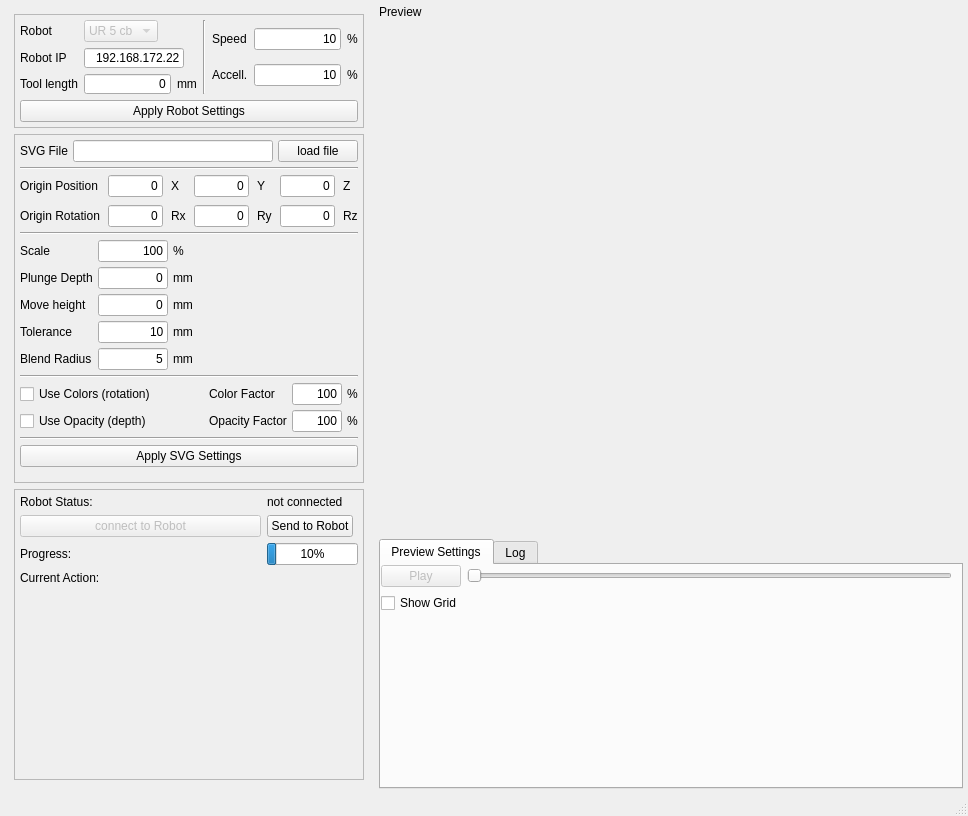
<?xml version="1.0" encoding="UTF-8"?>
<ui version="4.0">
 <class>MainWindow</class>
 <widget class="QMainWindow" name="MainWindow">
  <property name="geometry">
   <rect>
    <x>0</x>
    <y>0</y>
    <width>968</width>
    <height>816</height>
   </rect>
  </property>
  <property name="windowTitle">
   <string>MainWindow</string>
  </property>
  <property name="documentMode">
   <bool>false</bool>
  </property>
  <widget class="QWidget" name="centralwidget">
   <layout class="QHBoxLayout" name="horizontalLayout">
    <property name="leftMargin">
     <number>5</number>
    </property>
    <property name="topMargin">
     <number>5</number>
    </property>
    <property name="rightMargin">
     <number>5</number>
    </property>
    <property name="bottomMargin">
     <number>5</number>
    </property>
    <item>
     <widget class="QWidget" name="widget" native="true">
      <property name="sizePolicy">
       <sizepolicy hsizetype="Minimum" vsizetype="Minimum">
        <horstretch>0</horstretch>
        <verstretch>0</verstretch>
       </sizepolicy>
      </property>
      <layout class="QVBoxLayout" name="verticalLayout_7">
       <item>
        <widget class="QFrame" name="frame">
         <property name="sizePolicy">
          <sizepolicy hsizetype="Maximum" vsizetype="Maximum">
           <horstretch>0</horstretch>
           <verstretch>0</verstretch>
          </sizepolicy>
         </property>
         <property name="minimumSize">
          <size>
           <width>200</width>
           <height>80</height>
          </size>
         </property>
         <property name="maximumSize">
          <size>
           <width>350</width>
           <height>140</height>
          </size>
         </property>
         <property name="frameShape">
          <enum>QFrame::StyledPanel</enum>
         </property>
         <property name="frameShadow">
          <enum>QFrame::Raised</enum>
         </property>
         <layout class="QGridLayout" name="gridLayout_3">
          <property name="leftMargin">
           <number>5</number>
          </property>
          <property name="topMargin">
           <number>5</number>
          </property>
          <property name="rightMargin">
           <number>5</number>
          </property>
          <property name="bottomMargin">
           <number>5</number>
          </property>
          <item row="0" column="0">
           <layout class="QGridLayout" name="gridLayout_2">
            <item row="2" column="1">
             <layout class="QHBoxLayout" name="horizontalLayout_2">
              <item>
               <widget class="QLineEdit" name="valToolLength">
                <property name="maximumSize">
                 <size>
                  <width>16777215</width>
                  <height>20</height>
                 </size>
                </property>
                <property name="text">
                 <string>0</string>
                </property>
                <property name="alignment">
                 <set>Qt::AlignRight|Qt::AlignTrailing|Qt::AlignVCenter</set>
                </property>
               </widget>
              </item>
              <item>
               <widget class="QLabel" name="label_31">
                <property name="text">
                 <string>mm</string>
                </property>
               </widget>
              </item>
             </layout>
            </item>
            <item row="1" column="0">
             <widget class="QLabel" name="label_2">
              <property name="text">
               <string>Robot IP</string>
              </property>
             </widget>
            </item>
            <item row="0" column="1">
             <widget class="QComboBox" name="comboBox">
              <property name="enabled">
               <bool>false</bool>
              </property>
              <property name="sizePolicy">
               <sizepolicy hsizetype="Fixed" vsizetype="Fixed">
                <horstretch>0</horstretch>
                <verstretch>0</verstretch>
               </sizepolicy>
              </property>
              <item>
               <property name="text">
                <string>UR 5 cb</string>
               </property>
              </item>
             </widget>
            </item>
            <item row="0" column="0">
             <widget class="QLabel" name="label">
              <property name="text">
               <string>Robot </string>
              </property>
             </widget>
            </item>
            <item row="2" column="0">
             <widget class="QLabel" name="label_3">
              <property name="sizePolicy">
               <sizepolicy hsizetype="Maximum" vsizetype="Preferred">
                <horstretch>0</horstretch>
                <verstretch>0</verstretch>
               </sizepolicy>
              </property>
              <property name="text">
               <string>Tool length</string>
              </property>
             </widget>
            </item>
            <item row="1" column="1">
             <widget class="QLineEdit" name="valRobotIP">
              <property name="sizePolicy">
               <sizepolicy hsizetype="Fixed" vsizetype="Fixed">
                <horstretch>0</horstretch>
                <verstretch>0</verstretch>
               </sizepolicy>
              </property>
              <property name="maximumSize">
               <size>
                <width>100</width>
                <height>20</height>
               </size>
              </property>
              <property name="inputMethodHints">
               <set>Qt::ImhDigitsOnly</set>
              </property>
              <property name="text">
               <string>192.168.172.22</string>
              </property>
              <property name="alignment">
               <set>Qt::AlignRight|Qt::AlignTrailing|Qt::AlignVCenter</set>
              </property>
             </widget>
            </item>
           </layout>
          </item>
          <item row="0" column="2">
           <layout class="QGridLayout" name="gridLayout_5">
            <item row="1" column="1">
             <widget class="QLineEdit" name="valAccell">
              <property name="text">
               <string>10</string>
              </property>
              <property name="alignment">
               <set>Qt::AlignRight|Qt::AlignTrailing|Qt::AlignVCenter</set>
              </property>
             </widget>
            </item>
            <item row="0" column="0">
             <widget class="QLabel" name="label_28">
              <property name="text">
               <string>Speed</string>
              </property>
             </widget>
            </item>
            <item row="1" column="0">
             <widget class="QLabel" name="label_29">
              <property name="text">
               <string>Accell.</string>
              </property>
             </widget>
            </item>
            <item row="0" column="1">
             <widget class="QLineEdit" name="valSpeed">
              <property name="text">
               <string>10</string>
              </property>
              <property name="alignment">
               <set>Qt::AlignRight|Qt::AlignTrailing|Qt::AlignVCenter</set>
              </property>
             </widget>
            </item>
            <item row="0" column="2">
             <widget class="QLabel" name="label_32">
              <property name="text">
               <string>%</string>
              </property>
             </widget>
            </item>
            <item row="1" column="2">
             <widget class="QLabel" name="label_34">
              <property name="text">
               <string>%</string>
              </property>
             </widget>
            </item>
           </layout>
          </item>
          <item row="0" column="1">
           <widget class="Line" name="line_5">
            <property name="orientation">
             <enum>Qt::Vertical</enum>
            </property>
           </widget>
          </item>
          <item row="1" column="0" colspan="3">
           <widget class="QPushButton" name="btnApplyRobotSettings">
            <property name="text">
             <string>Apply Robot Settings</string>
            </property>
           </widget>
          </item>
         </layout>
        </widget>
       </item>
       <item>
        <widget class="QFrame" name="svgFileSettings">
         <property name="sizePolicy">
          <sizepolicy hsizetype="Fixed" vsizetype="Fixed">
           <horstretch>0</horstretch>
           <verstretch>20</verstretch>
          </sizepolicy>
         </property>
         <property name="minimumSize">
          <size>
           <width>350</width>
           <height>260</height>
          </size>
         </property>
         <property name="maximumSize">
          <size>
           <width>350</width>
           <height>16777215</height>
          </size>
         </property>
         <property name="baseSize">
          <size>
           <width>0</width>
           <height>0</height>
          </size>
         </property>
         <property name="layoutDirection">
          <enum>Qt::LeftToRight</enum>
         </property>
         <property name="autoFillBackground">
          <bool>false</bool>
         </property>
         <property name="frameShape">
          <enum>QFrame::StyledPanel</enum>
         </property>
         <property name="frameShadow">
          <enum>QFrame::Raised</enum>
         </property>
         <layout class="QVBoxLayout" name="verticalLayout_3">
          <property name="leftMargin">
           <number>5</number>
          </property>
          <property name="topMargin">
           <number>5</number>
          </property>
          <property name="rightMargin">
           <number>5</number>
          </property>
          <property name="bottomMargin">
           <number>5</number>
          </property>
          <item>
           <layout class="QVBoxLayout" name="verticalLayout_2">
            <property name="spacing">
             <number>5</number>
            </property>
            <item>
             <layout class="QHBoxLayout" name="SVGFile" stretch="0,1,0">
              <item>
               <widget class="QLabel" name="label_5">
                <property name="sizePolicy">
                 <sizepolicy hsizetype="Preferred" vsizetype="Fixed">
                  <horstretch>0</horstretch>
                  <verstretch>0</verstretch>
                 </sizepolicy>
                </property>
                <property name="text">
                 <string>SVG File</string>
                </property>
               </widget>
              </item>
              <item>
               <widget class="QLineEdit" name="valFileName">
                <property name="minimumSize">
                 <size>
                  <width>0</width>
                  <height>22</height>
                 </size>
                </property>
               </widget>
              </item>
              <item>
               <widget class="QPushButton" name="btnSelectFile">
                <property name="whatsThis">
                 <string>&lt;html&gt;&lt;head/&gt;&lt;body&gt;&lt;p&gt;Load svg file&lt;/p&gt;&lt;/body&gt;&lt;/html&gt;</string>
                </property>
                <property name="text">
                 <string>load file</string>
                </property>
               </widget>
              </item>
             </layout>
            </item>
            <item>
             <widget class="Line" name="line_3">
              <property name="orientation">
               <enum>Qt::Horizontal</enum>
              </property>
             </widget>
            </item>
            <item>
             <layout class="QHBoxLayout" name="Origin">
              <property name="spacing">
               <number>8</number>
              </property>
              <property name="rightMargin">
               <number>0</number>
              </property>
              <item>
               <layout class="QGridLayout" name="Origin_2">
                <item row="0" column="5">
                 <widget class="QLineEdit" name="valOriginZ">
                  <property name="inputMethodHints">
                   <set>Qt::ImhDigitsOnly</set>
                  </property>
                  <property name="text">
                   <string>0</string>
                  </property>
                  <property name="alignment">
                   <set>Qt::AlignRight|Qt::AlignTrailing|Qt::AlignVCenter</set>
                  </property>
                 </widget>
                </item>
                <item row="0" column="2">
                 <widget class="QLabel" name="label_7">
                  <property name="text">
                   <string>X</string>
                  </property>
                 </widget>
                </item>
                <item row="0" column="4">
                 <widget class="QLabel" name="label_8">
                  <property name="text">
                   <string>Y</string>
                  </property>
                 </widget>
                </item>
                <item row="1" column="2">
                 <widget class="QLabel" name="label_10">
                  <property name="text">
                   <string>Rx</string>
                  </property>
                 </widget>
                </item>
                <item row="1" column="0">
                 <widget class="QLabel" name="label_13">
                  <property name="text">
                   <string>Origin Rotation</string>
                  </property>
                 </widget>
                </item>
                <item row="1" column="4">
                 <widget class="QLabel" name="label_11">
                  <property name="text">
                   <string>Ry</string>
                  </property>
                 </widget>
                </item>
                <item row="0" column="6">
                 <widget class="QLabel" name="label_9">
                  <property name="text">
                   <string>Z</string>
                  </property>
                 </widget>
                </item>
                <item row="1" column="6">
                 <widget class="QLabel" name="label_12">
                  <property name="text">
                   <string>Rz</string>
                  </property>
                 </widget>
                </item>
                <item row="0" column="1">
                 <widget class="QLineEdit" name="valOriginX">
                  <property name="inputMethodHints">
                   <set>Qt::ImhDigitsOnly</set>
                  </property>
                  <property name="text">
                   <string>0</string>
                  </property>
                  <property name="alignment">
                   <set>Qt::AlignRight|Qt::AlignTrailing|Qt::AlignVCenter</set>
                  </property>
                 </widget>
                </item>
                <item row="1" column="5">
                 <widget class="QLineEdit" name="valOriginRz">
                  <property name="inputMethodHints">
                   <set>Qt::ImhDigitsOnly</set>
                  </property>
                  <property name="text">
                   <string>0</string>
                  </property>
                  <property name="alignment">
                   <set>Qt::AlignRight|Qt::AlignTrailing|Qt::AlignVCenter</set>
                  </property>
                 </widget>
                </item>
                <item row="1" column="3">
                 <widget class="QLineEdit" name="valOriginRy">
                  <property name="inputMethodHints">
                   <set>Qt::ImhDigitsOnly</set>
                  </property>
                  <property name="text">
                   <string>0</string>
                  </property>
                  <property name="alignment">
                   <set>Qt::AlignRight|Qt::AlignTrailing|Qt::AlignVCenter</set>
                  </property>
                 </widget>
                </item>
                <item row="0" column="3">
                 <widget class="QLineEdit" name="valOriginY">
                  <property name="inputMethodHints">
                   <set>Qt::ImhDigitsOnly</set>
                  </property>
                  <property name="text">
                   <string>0</string>
                  </property>
                  <property name="alignment">
                   <set>Qt::AlignRight|Qt::AlignTrailing|Qt::AlignVCenter</set>
                  </property>
                 </widget>
                </item>
                <item row="1" column="1">
                 <widget class="QLineEdit" name="valOriginRx">
                  <property name="inputMethodHints">
                   <set>Qt::ImhDigitsOnly</set>
                  </property>
                  <property name="text">
                   <string>0</string>
                  </property>
                  <property name="alignment">
                   <set>Qt::AlignRight|Qt::AlignTrailing|Qt::AlignVCenter</set>
                  </property>
                 </widget>
                </item>
                <item row="0" column="0">
                 <widget class="QLabel" name="label_4">
                  <property name="text">
                   <string>Origin Position</string>
                  </property>
                 </widget>
                </item>
               </layout>
              </item>
             </layout>
            </item>
            <item>
             <widget class="Line" name="line">
              <property name="orientation">
               <enum>Qt::Horizontal</enum>
              </property>
             </widget>
            </item>
            <item>
             <layout class="QGridLayout" name="PlungeMoveTol">
              <item row="2" column="0">
               <widget class="QLabel" name="label_16">
                <property name="sizePolicy">
                 <sizepolicy hsizetype="Preferred" vsizetype="Minimum">
                  <horstretch>0</horstretch>
                  <verstretch>0</verstretch>
                 </sizepolicy>
                </property>
                <property name="text">
                 <string>Plunge Depth</string>
                </property>
               </widget>
              </item>
              <item row="3" column="0">
               <widget class="QLabel" name="label_14">
                <property name="sizePolicy">
                 <sizepolicy hsizetype="Preferred" vsizetype="Minimum">
                  <horstretch>0</horstretch>
                  <verstretch>0</verstretch>
                 </sizepolicy>
                </property>
                <property name="text">
                 <string>Move height</string>
                </property>
               </widget>
              </item>
              <item row="5" column="2">
               <widget class="QLabel" name="label_23">
                <property name="text">
                 <string>mm</string>
                </property>
               </widget>
              </item>
              <item row="3" column="1">
               <widget class="QLineEdit" name="valMove">
                <property name="sizePolicy">
                 <sizepolicy hsizetype="Fixed" vsizetype="Fixed">
                  <horstretch>0</horstretch>
                  <verstretch>0</verstretch>
                 </sizepolicy>
                </property>
                <property name="minimumSize">
                 <size>
                  <width>0</width>
                  <height>22</height>
                 </size>
                </property>
                <property name="maximumSize">
                 <size>
                  <width>70</width>
                  <height>16777215</height>
                 </size>
                </property>
                <property name="inputMethodHints">
                 <set>Qt::ImhDigitsOnly</set>
                </property>
                <property name="text">
                 <string>0</string>
                </property>
                <property name="alignment">
                 <set>Qt::AlignRight|Qt::AlignTrailing|Qt::AlignVCenter</set>
                </property>
               </widget>
              </item>
              <item row="2" column="1">
               <widget class="QLineEdit" name="valPlunge">
                <property name="sizePolicy">
                 <sizepolicy hsizetype="Fixed" vsizetype="Fixed">
                  <horstretch>0</horstretch>
                  <verstretch>0</verstretch>
                 </sizepolicy>
                </property>
                <property name="minimumSize">
                 <size>
                  <width>0</width>
                  <height>22</height>
                 </size>
                </property>
                <property name="maximumSize">
                 <size>
                  <width>70</width>
                  <height>16777215</height>
                 </size>
                </property>
                <property name="inputMethodHints">
                 <set>Qt::ImhDigitsOnly</set>
                </property>
                <property name="text">
                 <string>0</string>
                </property>
                <property name="alignment">
                 <set>Qt::AlignRight|Qt::AlignTrailing|Qt::AlignVCenter</set>
                </property>
               </widget>
              </item>
              <item row="5" column="0">
               <widget class="QLabel" name="label_22">
                <property name="sizePolicy">
                 <sizepolicy hsizetype="Preferred" vsizetype="Minimum">
                  <horstretch>0</horstretch>
                  <verstretch>0</verstretch>
                 </sizepolicy>
                </property>
                <property name="text">
                 <string>Tolerance</string>
                </property>
               </widget>
              </item>
              <item row="2" column="2">
               <widget class="QLabel" name="label_17">
                <property name="text">
                 <string>mm</string>
                </property>
               </widget>
              </item>
              <item row="3" column="2">
               <widget class="QLabel" name="label_15">
                <property name="text">
                 <string>mm</string>
                </property>
               </widget>
              </item>
              <item row="3" column="3">
               <spacer name="horizontalSpacer_2">
                <property name="orientation">
                 <enum>Qt::Horizontal</enum>
                </property>
                <property name="sizeHint" stdset="0">
                 <size>
                  <width>40</width>
                  <height>20</height>
                 </size>
                </property>
               </spacer>
              </item>
              <item row="5" column="1">
               <widget class="QLineEdit" name="valTolerance">
                <property name="sizePolicy">
                 <sizepolicy hsizetype="Fixed" vsizetype="Fixed">
                  <horstretch>0</horstretch>
                  <verstretch>0</verstretch>
                 </sizepolicy>
                </property>
                <property name="minimumSize">
                 <size>
                  <width>0</width>
                  <height>22</height>
                 </size>
                </property>
                <property name="maximumSize">
                 <size>
                  <width>70</width>
                  <height>16777215</height>
                 </size>
                </property>
                <property name="inputMethodHints">
                 <set>Qt::ImhDigitsOnly</set>
                </property>
                <property name="text">
                 <string>10</string>
                </property>
                <property name="alignment">
                 <set>Qt::AlignRight|Qt::AlignTrailing|Qt::AlignVCenter</set>
                </property>
               </widget>
              </item>
              <item row="6" column="0">
               <widget class="QLabel" name="label_35">
                <property name="text">
                 <string>Blend Radius</string>
                </property>
               </widget>
              </item>
              <item row="6" column="1">
               <widget class="QLineEdit" name="valBlend">
                <property name="maximumSize">
                 <size>
                  <width>70</width>
                  <height>16777215</height>
                 </size>
                </property>
                <property name="text">
                 <string>5</string>
                </property>
                <property name="alignment">
                 <set>Qt::AlignRight|Qt::AlignTrailing|Qt::AlignVCenter</set>
                </property>
               </widget>
              </item>
              <item row="6" column="2">
               <widget class="QLabel" name="label_36">
                <property name="text">
                 <string>mm</string>
                </property>
               </widget>
              </item>
              <item row="1" column="0">
               <widget class="QLabel" name="label_18">
                <property name="sizePolicy">
                 <sizepolicy hsizetype="Preferred" vsizetype="Minimum">
                  <horstretch>0</horstretch>
                  <verstretch>0</verstretch>
                 </sizepolicy>
                </property>
                <property name="text">
                 <string>Scale</string>
                </property>
               </widget>
              </item>
              <item row="1" column="1">
               <widget class="QLineEdit" name="valScale">
                <property name="sizePolicy">
                 <sizepolicy hsizetype="Fixed" vsizetype="Fixed">
                  <horstretch>0</horstretch>
                  <verstretch>0</verstretch>
                 </sizepolicy>
                </property>
                <property name="minimumSize">
                 <size>
                  <width>0</width>
                  <height>22</height>
                 </size>
                </property>
                <property name="maximumSize">
                 <size>
                  <width>70</width>
                  <height>16777215</height>
                 </size>
                </property>
                <property name="inputMethodHints">
                 <set>Qt::ImhDigitsOnly</set>
                </property>
                <property name="text">
                 <string>100</string>
                </property>
                <property name="alignment">
                 <set>Qt::AlignRight|Qt::AlignTrailing|Qt::AlignVCenter</set>
                </property>
               </widget>
              </item>
              <item row="1" column="2">
               <widget class="QLabel" name="label_21">
                <property name="text">
                 <string>%</string>
                </property>
               </widget>
              </item>
             </layout>
            </item>
            <item>
             <widget class="Line" name="line_2">
              <property name="orientation">
               <enum>Qt::Horizontal</enum>
              </property>
             </widget>
            </item>
            <item>
             <layout class="QGridLayout" name="ColOpa">
              <item row="1" column="2">
               <widget class="QLabel" name="label_25">
                <property name="text">
                 <string>Opacity Factor</string>
                </property>
               </widget>
              </item>
              <item row="0" column="3">
               <widget class="QLineEdit" name="valColorFactor">
                <property name="minimumSize">
                 <size>
                  <width>0</width>
                  <height>22</height>
                 </size>
                </property>
                <property name="maximumSize">
                 <size>
                  <width>50</width>
                  <height>16777215</height>
                 </size>
                </property>
                <property name="inputMethodHints">
                 <set>Qt::ImhDigitsOnly</set>
                </property>
                <property name="text">
                 <string>100</string>
                </property>
                <property name="alignment">
                 <set>Qt::AlignRight|Qt::AlignTrailing|Qt::AlignVCenter</set>
                </property>
               </widget>
              </item>
              <item row="0" column="0">
               <widget class="QCheckBox" name="checkUseColor">
                <property name="text">
                 <string>Use Colors (rotation)</string>
                </property>
               </widget>
              </item>
              <item row="1" column="3">
               <widget class="QLineEdit" name="valOpacityFactor">
                <property name="sizePolicy">
                 <sizepolicy hsizetype="Minimum" vsizetype="Fixed">
                  <horstretch>0</horstretch>
                  <verstretch>0</verstretch>
                 </sizepolicy>
                </property>
                <property name="minimumSize">
                 <size>
                  <width>50</width>
                  <height>22</height>
                 </size>
                </property>
                <property name="maximumSize">
                 <size>
                  <width>50</width>
                  <height>16777215</height>
                 </size>
                </property>
                <property name="inputMethodHints">
                 <set>Qt::ImhDigitsOnly</set>
                </property>
                <property name="text">
                 <string>100</string>
                </property>
                <property name="alignment">
                 <set>Qt::AlignRight|Qt::AlignTrailing|Qt::AlignVCenter</set>
                </property>
               </widget>
              </item>
              <item row="0" column="2">
               <widget class="QLabel" name="label_24">
                <property name="text">
                 <string>Color Factor</string>
                </property>
               </widget>
              </item>
              <item row="1" column="0">
               <widget class="QCheckBox" name="checkUseOpacity">
                <property name="text">
                 <string>Use Opacity (depth)</string>
                </property>
               </widget>
              </item>
              <item row="0" column="4">
               <widget class="QLabel" name="label_26">
                <property name="text">
                 <string>%</string>
                </property>
               </widget>
              </item>
              <item row="1" column="4">
               <widget class="QLabel" name="label_27">
                <property name="text">
                 <string>%</string>
                </property>
               </widget>
              </item>
              <item row="0" column="1">
               <spacer name="horizontalSpacer">
                <property name="orientation">
                 <enum>Qt::Horizontal</enum>
                </property>
                <property name="sizeHint" stdset="0">
                 <size>
                  <width>40</width>
                  <height>20</height>
                 </size>
                </property>
               </spacer>
              </item>
             </layout>
            </item>
            <item>
             <widget class="Line" name="line_4">
              <property name="orientation">
               <enum>Qt::Horizontal</enum>
              </property>
             </widget>
            </item>
            <item>
             <widget class="QPushButton" name="btnApplySVGSettings">
              <property name="text">
               <string>Apply SVG Settings</string>
              </property>
             </widget>
            </item>
            <item>
             <spacer name="verticalSpacer_2">
              <property name="orientation">
               <enum>Qt::Vertical</enum>
              </property>
              <property name="sizeType">
               <enum>QSizePolicy::Fixed</enum>
              </property>
              <property name="sizeHint" stdset="0">
               <size>
                <width>20</width>
                <height>10</height>
               </size>
              </property>
             </spacer>
            </item>
            <item>
             <layout class="QGridLayout" name="gridLayout"/>
            </item>
           </layout>
          </item>
         </layout>
        </widget>
       </item>
       <item>
        <widget class="QFrame" name="frame_2">
         <property name="frameShape">
          <enum>QFrame::StyledPanel</enum>
         </property>
         <property name="frameShadow">
          <enum>QFrame::Raised</enum>
         </property>
         <layout class="QGridLayout" name="gridLayout_6">
          <property name="leftMargin">
           <number>5</number>
          </property>
          <property name="topMargin">
           <number>5</number>
          </property>
          <property name="rightMargin">
           <number>5</number>
          </property>
          <property name="bottomMargin">
           <number>5</number>
          </property>
          <item row="0" column="0">
           <layout class="QGridLayout" name="gridLayout_4">
            <item row="0" column="0">
             <widget class="QLabel" name="label_30">
              <property name="sizePolicy">
               <sizepolicy hsizetype="Minimum" vsizetype="Preferred">
                <horstretch>0</horstretch>
                <verstretch>0</verstretch>
               </sizepolicy>
              </property>
              <property name="text">
               <string>Robot Status:</string>
              </property>
             </widget>
            </item>
            <item row="3" column="1">
             <widget class="QLabel" name="labelCurrentAction">
              <property name="text">
               <string/>
              </property>
             </widget>
            </item>
            <item row="1" column="1">
             <widget class="QPushButton" name="btnSend">
              <property name="sizePolicy">
               <sizepolicy hsizetype="Maximum" vsizetype="Fixed">
                <horstretch>0</horstretch>
                <verstretch>0</verstretch>
               </sizepolicy>
              </property>
              <property name="text">
               <string>Send to Robot</string>
              </property>
             </widget>
            </item>
            <item row="3" column="0">
             <widget class="QLabel" name="label_37">
              <property name="text">
               <string>Current Action:</string>
              </property>
             </widget>
            </item>
            <item row="2" column="1">
             <widget class="QProgressBar" name="progressBar">
              <property name="sizePolicy">
               <sizepolicy hsizetype="Fixed" vsizetype="Fixed">
                <horstretch>0</horstretch>
                <verstretch>0</verstretch>
               </sizepolicy>
              </property>
              <property name="value">
               <number>10</number>
              </property>
             </widget>
            </item>
            <item row="0" column="1">
             <widget class="QLabel" name="label_33">
              <property name="text">
               <string>not connected</string>
              </property>
             </widget>
            </item>
            <item row="1" column="0">
             <widget class="QPushButton" name="btnConnect">
              <property name="enabled">
               <bool>false</bool>
              </property>
              <property name="text">
               <string>connect to Robot</string>
              </property>
             </widget>
            </item>
            <item row="2" column="0">
             <widget class="QLabel" name="label_19">
              <property name="sizePolicy">
               <sizepolicy hsizetype="Minimum" vsizetype="Preferred">
                <horstretch>0</horstretch>
                <verstretch>0</verstretch>
               </sizepolicy>
              </property>
              <property name="text">
               <string>Progress:</string>
              </property>
             </widget>
            </item>
            <item row="4" column="0">
             <spacer name="verticalSpacer_3">
              <property name="orientation">
               <enum>Qt::Vertical</enum>
              </property>
              <property name="sizeHint" stdset="0">
               <size>
                <width>20</width>
                <height>40</height>
               </size>
              </property>
             </spacer>
            </item>
           </layout>
          </item>
         </layout>
        </widget>
       </item>
      </layout>
     </widget>
    </item>
    <item>
     <layout class="QVBoxLayout" name="verticalLayout_6">
      <property name="leftMargin">
       <number>0</number>
      </property>
      <item>
       <widget class="QLabel" name="label_6">
        <property name="maximumSize">
         <size>
          <width>400</width>
          <height>20</height>
         </size>
        </property>
        <property name="text">
         <string>Preview</string>
        </property>
       </widget>
      </item>
      <item>
       <widget class="QWidget" name="widgetPreview" native="true">
        <property name="sizePolicy">
         <sizepolicy hsizetype="Expanding" vsizetype="Expanding">
          <horstretch>0</horstretch>
          <verstretch>0</verstretch>
         </sizepolicy>
        </property>
        <property name="whatsThis">
         <string>&lt;html&gt;&lt;head/&gt;&lt;body&gt;&lt;p&gt;Robot Toolpath Preview&lt;/p&gt;&lt;/body&gt;&lt;/html&gt;</string>
        </property>
       </widget>
      </item>
      <item>
       <widget class="QTabWidget" name="tabWidget">
        <property name="sizePolicy">
         <sizepolicy hsizetype="Expanding" vsizetype="Maximum">
          <horstretch>0</horstretch>
          <verstretch>0</verstretch>
         </sizepolicy>
        </property>
        <property name="minimumSize">
         <size>
          <width>0</width>
          <height>250</height>
         </size>
        </property>
        <property name="maximumSize">
         <size>
          <width>16777215</width>
          <height>250</height>
         </size>
        </property>
        <property name="tabPosition">
         <enum>QTabWidget::North</enum>
        </property>
        <property name="currentIndex">
         <number>0</number>
        </property>
        <property name="usesScrollButtons">
         <bool>true</bool>
        </property>
        <property name="documentMode">
         <bool>false</bool>
        </property>
        <property name="tabsClosable">
         <bool>false</bool>
        </property>
        <property name="movable">
         <bool>true</bool>
        </property>
        <widget class="QWidget" name="Log">
         <attribute name="title">
          <string>Preview Settings</string>
         </attribute>
         <widget class="QWidget" name="gridLayoutWidget">
          <property name="geometry">
           <rect>
            <x>0</x>
            <y>0</y>
            <width>571</width>
            <height>271</height>
           </rect>
          </property>
          <layout class="QVBoxLayout" name="verticalLayout_4">
           <item>
            <layout class="QGridLayout" name="gridLayout_7">
             <item row="0" column="0">
              <widget class="QPushButton" name="pushButton_2">
               <property name="enabled">
                <bool>false</bool>
               </property>
               <property name="text">
                <string>Play</string>
               </property>
              </widget>
             </item>
             <item row="0" column="1">
              <widget class="QSlider" name="horizontalSlider">
               <property name="enabled">
                <bool>false</bool>
               </property>
               <property name="orientation">
                <enum>Qt::Horizontal</enum>
               </property>
              </widget>
             </item>
            </layout>
           </item>
           <item>
            <widget class="QCheckBox" name="checkBox_3">
             <property name="text">
              <string>Show Grid</string>
             </property>
            </widget>
           </item>
           <item>
            <spacer name="verticalSpacer">
             <property name="orientation">
              <enum>Qt::Vertical</enum>
             </property>
             <property name="sizeHint" stdset="0">
              <size>
               <width>20</width>
               <height>40</height>
              </size>
             </property>
            </spacer>
           </item>
          </layout>
         </widget>
        </widget>
        <widget class="QWidget" name="Preview">
         <attribute name="title">
          <string>Log</string>
         </attribute>
         <widget class="QWidget" name="verticalLayoutWidget">
          <property name="geometry">
           <rect>
            <x>0</x>
            <y>0</y>
            <width>571</width>
            <height>271</height>
           </rect>
          </property>
          <layout class="QVBoxLayout" name="verticalLayout">
           <item>
            <layout class="QGridLayout" name="gridLayout_8"/>
           </item>
           <item>
            <widget class="QComboBox" name="comboBox_2">
             <item>
              <property name="text">
               <string>info</string>
              </property>
             </item>
             <item>
              <property name="text">
               <string>debug</string>
              </property>
             </item>
             <item>
              <property name="text">
               <string>warning</string>
              </property>
             </item>
             <item>
              <property name="text">
               <string>error</string>
              </property>
             </item>
             <item>
              <property name="text">
               <string>critical</string>
              </property>
             </item>
            </widget>
           </item>
           <item>
            <widget class="QTextBrowser" name="textBrowser"/>
           </item>
          </layout>
         </widget>
        </widget>
       </widget>
      </item>
     </layout>
    </item>
   </layout>
  </widget>
  <widget class="QStatusBar" name="statusbar"/>
 </widget>
 <tabstops>
  <tabstop>comboBox</tabstop>
  <tabstop>valRobotIP</tabstop>
  <tabstop>valToolLength</tabstop>
  <tabstop>valSpeed</tabstop>
  <tabstop>valAccell</tabstop>
  <tabstop>btnApplyRobotSettings</tabstop>
  <tabstop>valFileName</tabstop>
  <tabstop>btnSelectFile</tabstop>
  <tabstop>valOriginX</tabstop>
  <tabstop>valOriginY</tabstop>
  <tabstop>valOriginZ</tabstop>
  <tabstop>valOriginRx</tabstop>
  <tabstop>valOriginRy</tabstop>
  <tabstop>valOriginRz</tabstop>
  <tabstop>valScale</tabstop>
  <tabstop>valPlunge</tabstop>
  <tabstop>valMove</tabstop>
  <tabstop>valTolerance</tabstop>
  <tabstop>valBlend</tabstop>
  <tabstop>checkUseColor</tabstop>
  <tabstop>valColorFactor</tabstop>
  <tabstop>checkUseOpacity</tabstop>
  <tabstop>valOpacityFactor</tabstop>
  <tabstop>btnApplySVGSettings</tabstop>
  <tabstop>btnSend</tabstop>
  <tabstop>tabWidget</tabstop>
  <tabstop>horizontalSlider</tabstop>
  <tabstop>checkBox_3</tabstop>
  <tabstop>comboBox_2</tabstop>
  <tabstop>btnConnect</tabstop>
  <tabstop>textBrowser</tabstop>
  <tabstop>pushButton_2</tabstop>
 </tabstops>
 <resources/>
 <connections/>
</ui>
